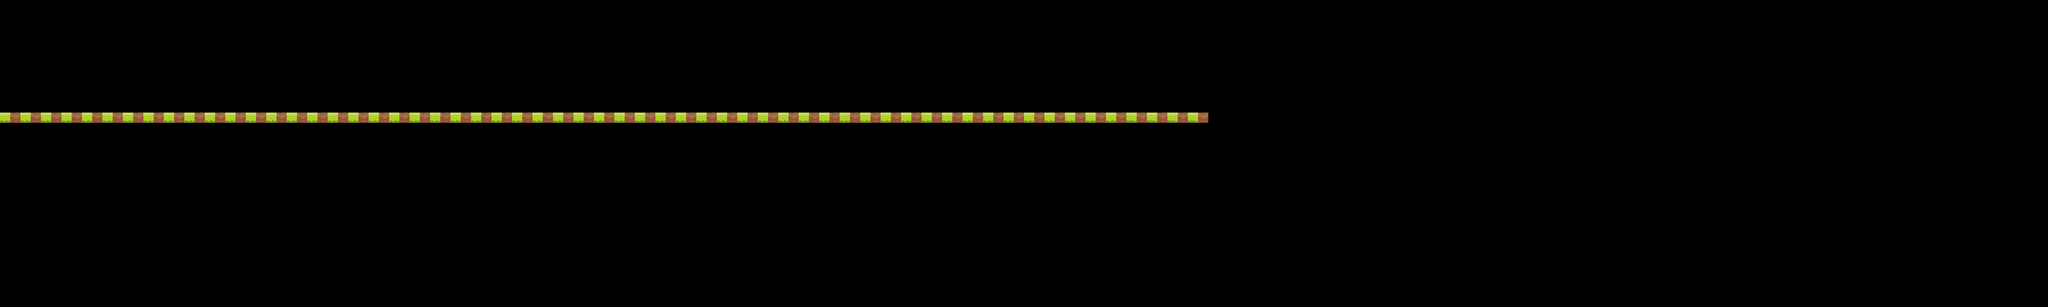

This is a level from a 2D game, rendered from its Tiled map with the project's own tilesets. A one-line summary and the map file follow, with tile-layer data summarised:
An orthogonal 200x30 tile map with 32x32 px tiles, 1 tile layer (Tile Layer 1) and 3 objects (3x COLLIDER_FLOOR).

<map version="1.0" orientation="orthogonal" renderorder="right-down" width="200" height="30" tilewidth="32" tileheight="32" nextobjectid="1">
 <tileset firstgid="1" name="Tiles Objects" tilewidth="32" tileheight="32" tilecount="1600" columns="40">
  <image source="Tiles Objects.png" width="1280" height="1280" />
  <tile id="5">
   <properties>
    <property name="Collider_id" type="int" value="1" />
   </properties>
   <objectgroup draworder="index">
    <object id="1" type="COLLIDER_FLOOR" x="0" y="0" width="32" height="32">
     <properties>
      <property name="Collider_id" type="int" value="1" />
     </properties>
    </object>
   </objectgroup>
  </tile>
  <tile id="6">
   <objectgroup draworder="index">
    <object id="1" type="COLLIDER_FLOOR" x="0" y="0" width="32" height="32" />
   </objectgroup>
  </tile>
  <tile id="48">
   <properties>
    <property name="Collider_id" type="int" value="1" />
   </properties>
   <objectgroup draworder="index">
    <object id="1" type="COLLIDER_FLOOR" x="0" y="0" width="32" height="32">
     <properties>
      <property name="Collider_id" type="int" value="1" />
     </properties>
    </object>
   </objectgroup>
  </tile>
 </tileset>
 <layer name="Tile Layer 1" width="200" height="30">
  <data>[6000 cells, 118 non-empty, 3 distinct tile ids]</data>
 </layer>
</map>
